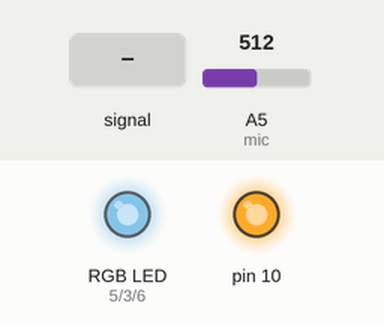
A sketch run on a simulated Arduino Uno, built with avr-gcc and run on an emulated ATmega328P. On the bench: an RGB LED mixed from three pins (HIGH = lit), output pins drawn as LEDs (lit = HIGH). Inputs (shaded band) come from the test bench; at power-on: A5 (mic) = 512. Dim RGB values are drawn brighter than linear; random numbers use the default seed unless the sketch sets one.

Above: at 1.2 s.
1.3 s: A5 (mic) fed a 200 Hz sine of ±81 counts around its level
At 3.02 s:
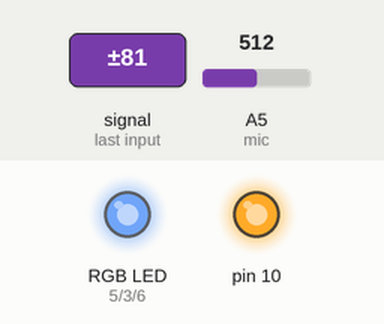
4.3 s: A5 (mic) set to 20
6.0 s: A5 (mic) set to 40
At 7.2 s:
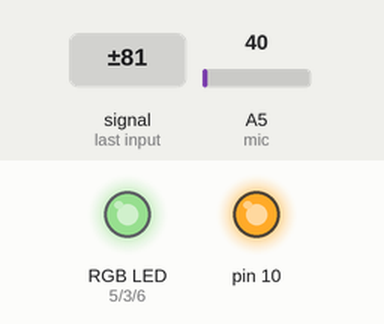
7.7 s: A5 (mic) set to 0
At 8.6 s:
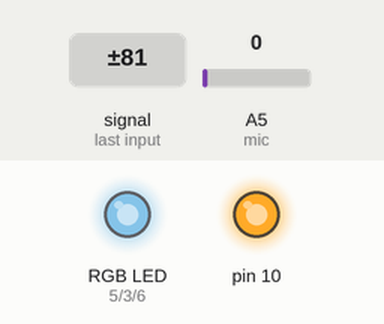
Timing chart, 0 to 10.5 s (numbered marks = the images above; inputs shaded):
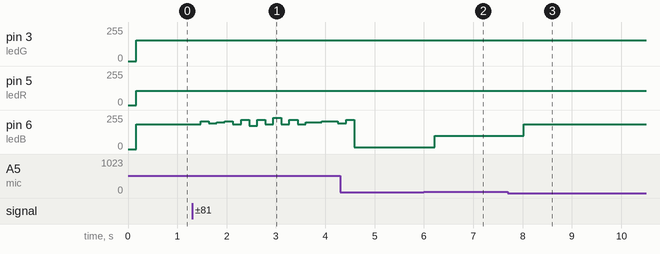

Measured:
- after the input at 1.3 s, pin 6 (ledB): 186/255 → 210/255 after 0.17 s, → 193/255 0.16 s later, → 202/255 0.16 s later, → 210/255 0.16 s later, … (16 changes in this stretch)
- after the input at 6.0 s, pin 6 (ledB): 15/255 → 100/255 after 0.22 s
- after the input at 7.7 s, pin 6 (ledB): 100/255 → 186/255 after 0.32 s

The sketch:

fixFFT.ino
```cpp
/*
  fixFFT http://forum.arduino.cc/index.php/topic,38153.0.html
  this should give an fft with
  sampling rate:           1ms
  frequency resolution:  500Hz
  lowest frequency:       7.8Hz
*/

//shin: fft with attiny85, rgb led blend with frequency
#include <SPI.h>
#include <fix_fft.h>

int ledG = 3;//pwm
int ledR = 5;//pwm
int ledB = 6;//pwm
int mic = A5; //electret

char im[128];
char data[128];
char data_avgs[128];

//mix max val to map fft
int valMin = 0;
int valMax = 30;
//bias to reduce on low and increase on high
int bias = 0;//+- bias to output

//3 chn selected deliberately out of 64 bins by fft
int chnLow = 0; //blue
int chnMid = 6; //green
int chnHigh = 11; //red

//temp var for bands
int tempLow = 0;
int tempMid = 0;
int tempHigh = 0;

void setup()
{
  pinMode(ledG, OUTPUT);
  pinMode(ledR, OUTPUT);
  pinMode(ledB, OUTPUT);
  //  pinMode(mic, INPUT);
  SPI.begin();
  pinMode(10, OUTPUT);
  digitalWrite(10, LOW);
  SPI.transfer(0b00000000);
  SPI.transfer(0b00000000);
  digitalWrite(10, HIGH);
}

void loop()
{
  int static i = 0;
  static long tt;
  int val;
  randomSeed(analogRead(mic));
  bias = random(70, 150);

  for (i = 0; i < 128; i++)
  {
    val = analogRead(mic);
    //data[i] = val / 4 - 128;
    data[i] = val;//quick and dirty data.
    im[i] = 0;
    i++;
  }//end for

  //this could be done with the fix_fftr function without the im array.
  fix_fft(data, im, 7, 0);
  /*
    Performs foward or inverse Fourier transform.
    //fix_fft (char fr[], char fi[], int m, int inverse)
    //fr is a real data set,
    //fi is the imaginary data set,
    // m is log2(n) where n is number of data points (log2 (128) = 7)
    //0 is set for forward transform. 1 would be inverse transform. Apparently inverse does not work,
  */
  // I am only interessted in the absolute value of the transformation
  for (i = 0; i < 64; i++)
  { //real val is for the amplitude
    data[i] = sqrt(data[i] * data[i] + im[i] * im[i]);
  }//end for

  //do something with the data values 1..64 and ignore im
  //data avg moved to individual func

  //shin: styles for colour mapping to frequency
  //triChn(bias);
  //triChn(0);//no bias
  //style2
  //grpChnLowPass();
  //style3
  treshChn();

}//end loop


void triChn(int bias)
{ //read low, mid, high chn
  for (int i = 0; i < 14; i++)
  {
    data_avgs[i] = data[i * 4] + data[i * 4 + 1] + data[i * 4 + 2] + data[i * 4 + 3]; // average together
    //data_avgs[i] = map(data_avgs[i], 0, 30, 0, 9);// remap values for LOL(9rowx14col led)
    data_avgs[i] = map(data_avgs[i], valMin, valMax, 0, 255);// remap values for RGB LED
  }
  //bias to give more blue to emphasise low freq
  analogWrite(ledB, data_avgs[chnLow]);
  analogWrite(ledG, data_avgs[chnMid] - (bias / 2));
  analogWrite(ledR, data_avgs[chnHigh] - bias);
}

void grpChnLowPass()
{ //grp low pas 32 out of 64 bins into grp of low mid high, avg out in grp
  for (int i = 0; i < 14; i++)
  {
    data_avgs[i] = data[i * 4] + data[i * 4 + 1] + data[i * 4 + 2] + data[i * 4 + 3]; // average together
    //data_avgs[i] = map(data_avgs[i], 0, 30, 0, 9);// remap values for LOL(9rowx14col led)
    data_avgs[i] = map(data_avgs[i], valMin, valMax, 0, 255);// remap values for RGB LED
  }

  int numChn = 4;
  for (int i = 0; i < numChn; i++)
  { //14 bins grp into3 bands
    //low chn
    tempLow = data_avgs[i] + tempLow;
    //mid chn
    tempMid = data_avgs[(i + 4)] + tempMid;
    //high chn
    tempHigh = data_avgs[i + 8] + tempHigh;
  }//end for
  //avg across the grp
  tempLow = tempLow / numChn;
  tempMid = tempMid / numChn;
  tempHigh = tempHigh / numChn;
  //map freq to rgb on  pwm pin

  tempLow = map(tempLow, valMin, valMax, 0, 255);
  tempMid = map(tempMid, valMin, valMax, 0, 255);
  tempHigh = map(tempHigh, valMin, valMax, 0, 255);

  //output to rgb
  analogWrite(ledB, tempLow);
  analogWrite(ledG, tempMid);
  analogWrite(ledR, tempHigh);

}//grpChnLowPass

void treshChn()
{ //on if over threshold low, mid, high
  for (int i = 0; i < 14; i++)
  { //only take lower half of real freq band eg 32 out of 64
    data_avgs[i] = data[i * 4] + data[i * 4 + 1] + data[i * 4 + 2] + data[i * 4 + 3]; // average together
    //data_avgs[i] = map(data_avgs[i], 0, 30, 0, 9);// remap values for LOL(9rowx14col led)
    data_avgs[i] = map(data_avgs[i], valMin, valMax, 0, 255);// remap values for RGB LED
  }

  tempLow = data_avgs[chnLow];
  tempMid = data_avgs[chnMid];
  tempHigh = data_avgs[chnHigh];

  if (tempLow > 150)
  {
    //more low gives blue
    analogWrite(ledB, tempLow);
    analogWrite(ledG, 255);
    analogWrite(ledR, 255);
    //delay(100);
  }

  else if (tempMid > 150)
  {
    //more mid gives green
    analogWrite(ledB, 255);
    analogWrite(ledG, tempMid);
    analogWrite(ledR, 255);
    //delay(100);
  }
  else if (tempHigh > 150)
  {
    //more high gives red
    analogWrite(ledB, 255);
    analogWrite(ledG, 255);
    analogWrite(ledR, tempHigh);
    //delay(100);
  }
  else
  {
    /*
      //random colour not visual appealing to music
      tempLow=random(0,255);
      tempMid=random(0,255);
      tempHigh=random(0,255);
    */
    analogWrite(ledB, tempLow - 70);
    analogWrite(ledG, tempMid - 100);
    analogWrite(ledR, tempHigh - 150);
    //delay(100);
  }

}//end treshChn
```
